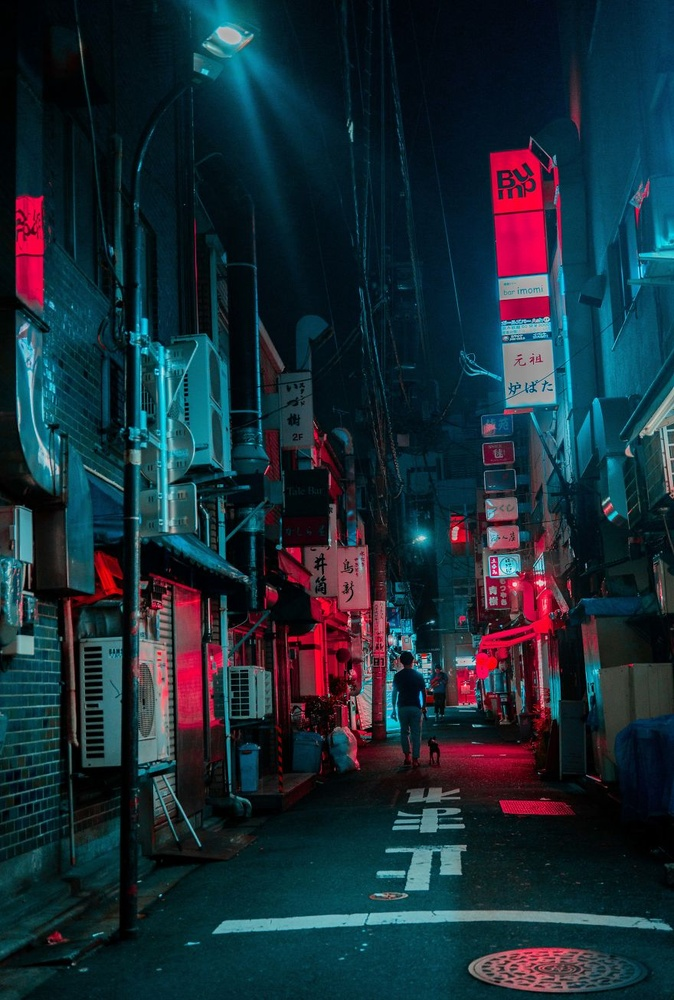
#> input picture Digital Image Processing/testing/test.jpg, 674 x 1000 px, shrunk from 880 x 1305 before the run
$ python main.py
#> lines starting #> are read from the running program, lines starting #| are printed output that depends on the picture
#%%
import numpy as np
import matplotlib.pyplot as plt
from PIL import Image


image = plt.imread('test.jpg')[:,:,0]
#> image: shape (1000, 674); min 0, max 255, mean 25.8
row, col = image.shape
#> row = 1000; col = 674
# one = np.pad(image, (row,col), 'constant')
# row, col = one.shape
X = np.fft.fftshift(np.fft.fft2(image))

H = np.zeros((row, col))
sigma = 50
for y in range(row):
    for x in range(col):
        D = np.sqrt((y-int(row/2))**2 + (x-int(col/2))**2)
        H[y,x] = np.exp(-D**2/(2*sigma**2))
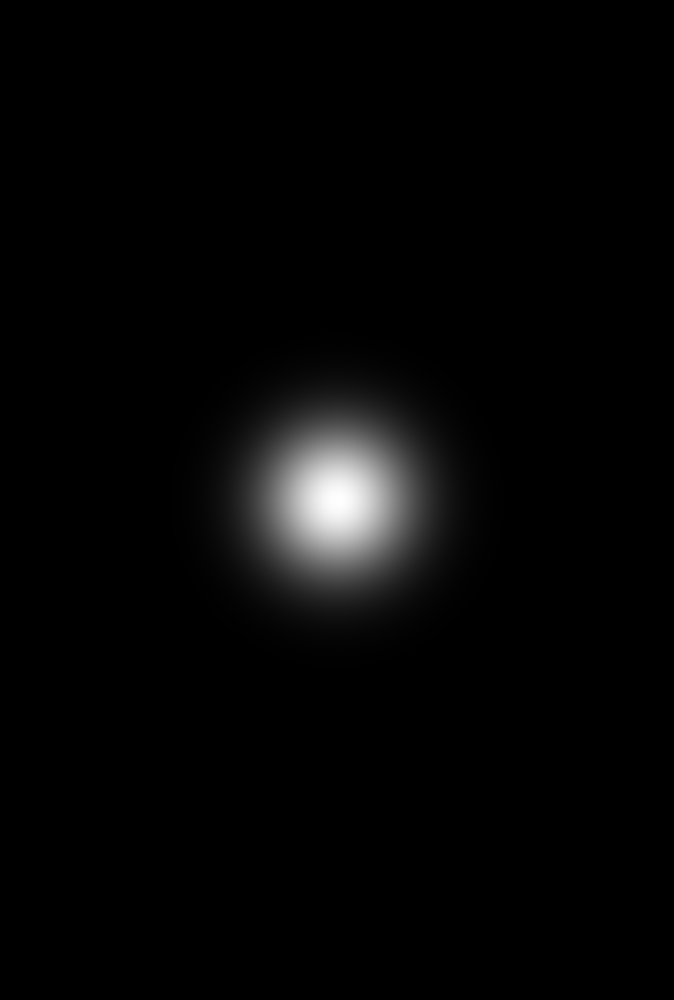
#> H: shape (1000, 674) float64; min 2.64e-32, max 1, mean 0.0233

G = H # Lowpass
G2 = (1 - H) # Highpass
g = np.fft.fftshift(np.fft.fft2(G2))
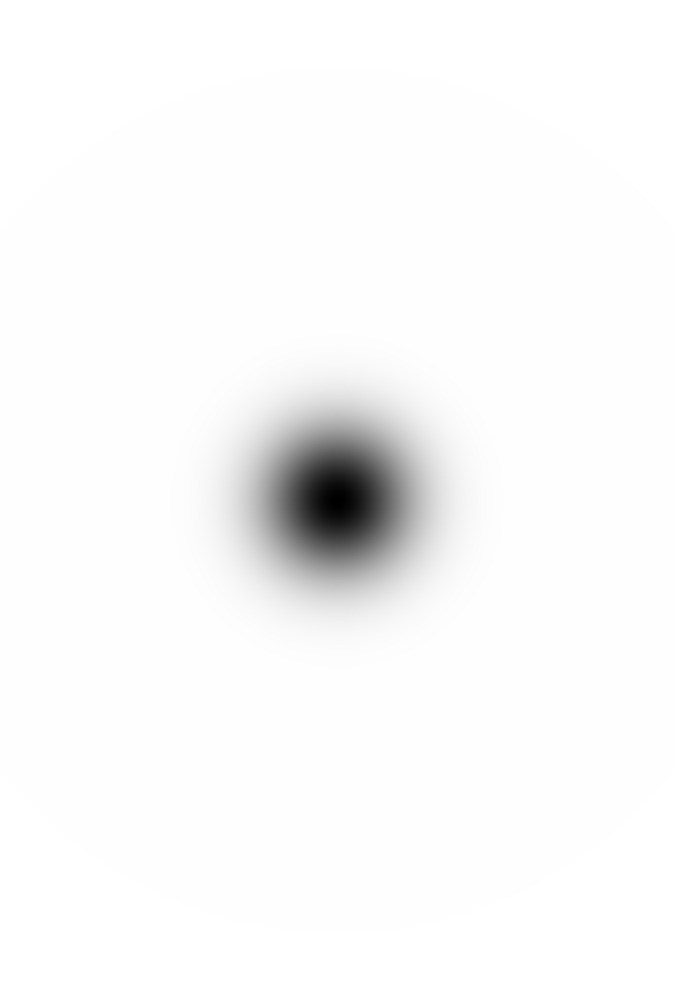
#> G2: shape (1000, 674) float64; min 0, max 1, mean 0.977
plt.imshow(np.log(np.abs(g)+1), cmap = 'gray')
plt.show()
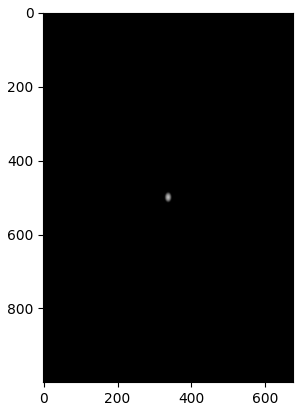
#> figure drawn by matplotlib, 1 panel
G = H*X # Lowpass
G2 = (1 - H)*X # Highpass
G3 = X+G2 # Sharpening edges
# G = G[0:int(row/2),0:int(col/2)]

plt.imshow(np.abs(H), cmap = 'gray')
plt.show()

g = np.abs(np.fft.ifft2(G))
g2 = np.abs(np.fft.ifft2(G2))
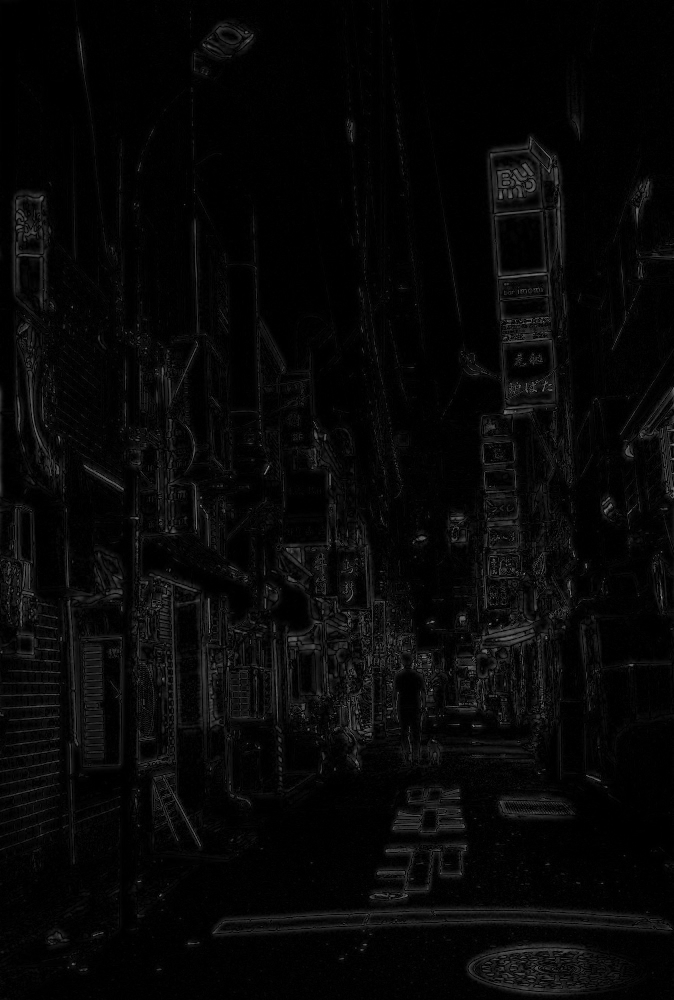
#> g2: shape (1000, 674) float64; min 2.14e-07, max 143.1, mean 7.5
g3 = np.abs(np.fft.ifft2(G3))
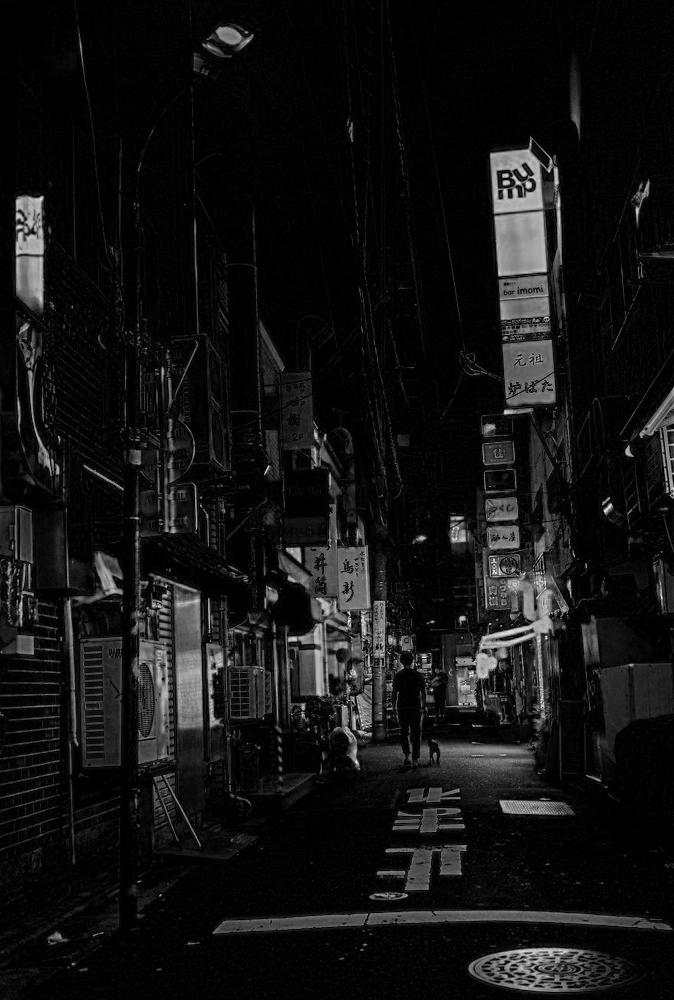
#> g3: shape (1000, 674) float64; min 2.78e-05, max 382.9, mean 29.3; drawn with min black and max white

fig, ax = plt.subplots(1,4)

ax[0].imshow(image, cmap = 'gray')
ax[1].imshow(g, cmap = 'gray')
ax[2].imshow(g2, cmap = 'gray')
ax[3].imshow(g3, cmap = 'gray')
plt.tight_layout()
plt.show()


#%%

import numpy as np
import matplotlib.pyplot as plt
from PIL import Image


H = np.zeros((1000, 1000))
row, col = H.shape
sigma = 10
for y in range(row):
    for x in range(col):
        D = np.sqrt((y-int(row/2))**2 + (x-int(col/2))**2)
        if D > sigma:
            H[y,x] = 1
        else:
            H[y,x] = 0


plt.imshow(H, cmap = 'gray')
plt.show()
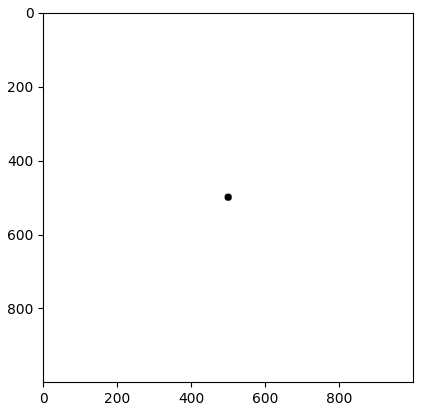
#> figure drawn by matplotlib, 1 panel

h = np.fft.fftshift(np.fft.ifft2(H))

plt.imshow(np.log(np.abs(h)), cmap = 'gray')
plt.show()
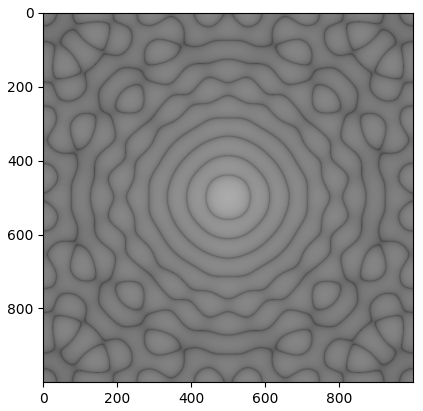
#> figure drawn by matplotlib, 1 panel
